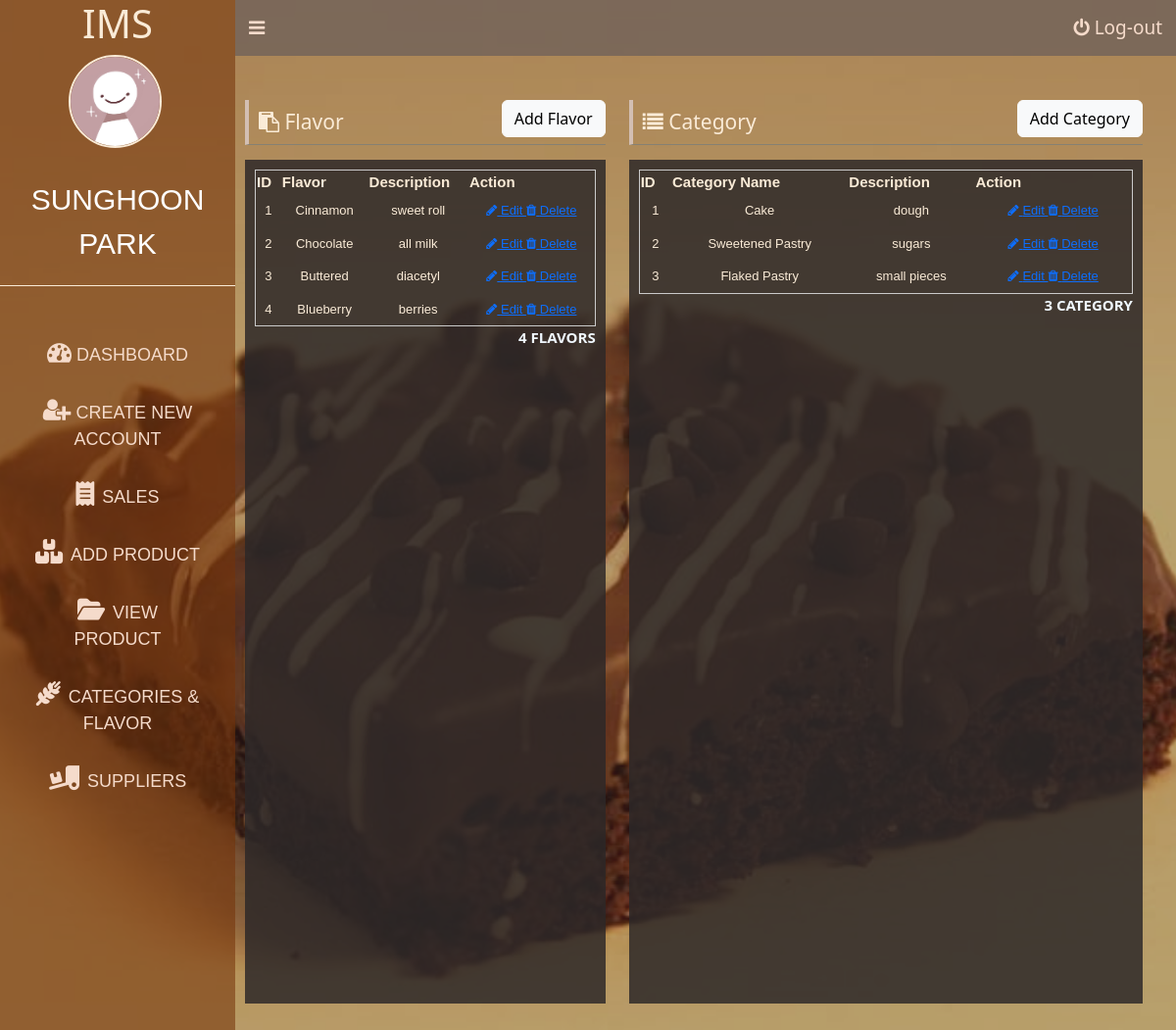
The page /flavor-category-add.php (signed in) on the database as committed earlier.
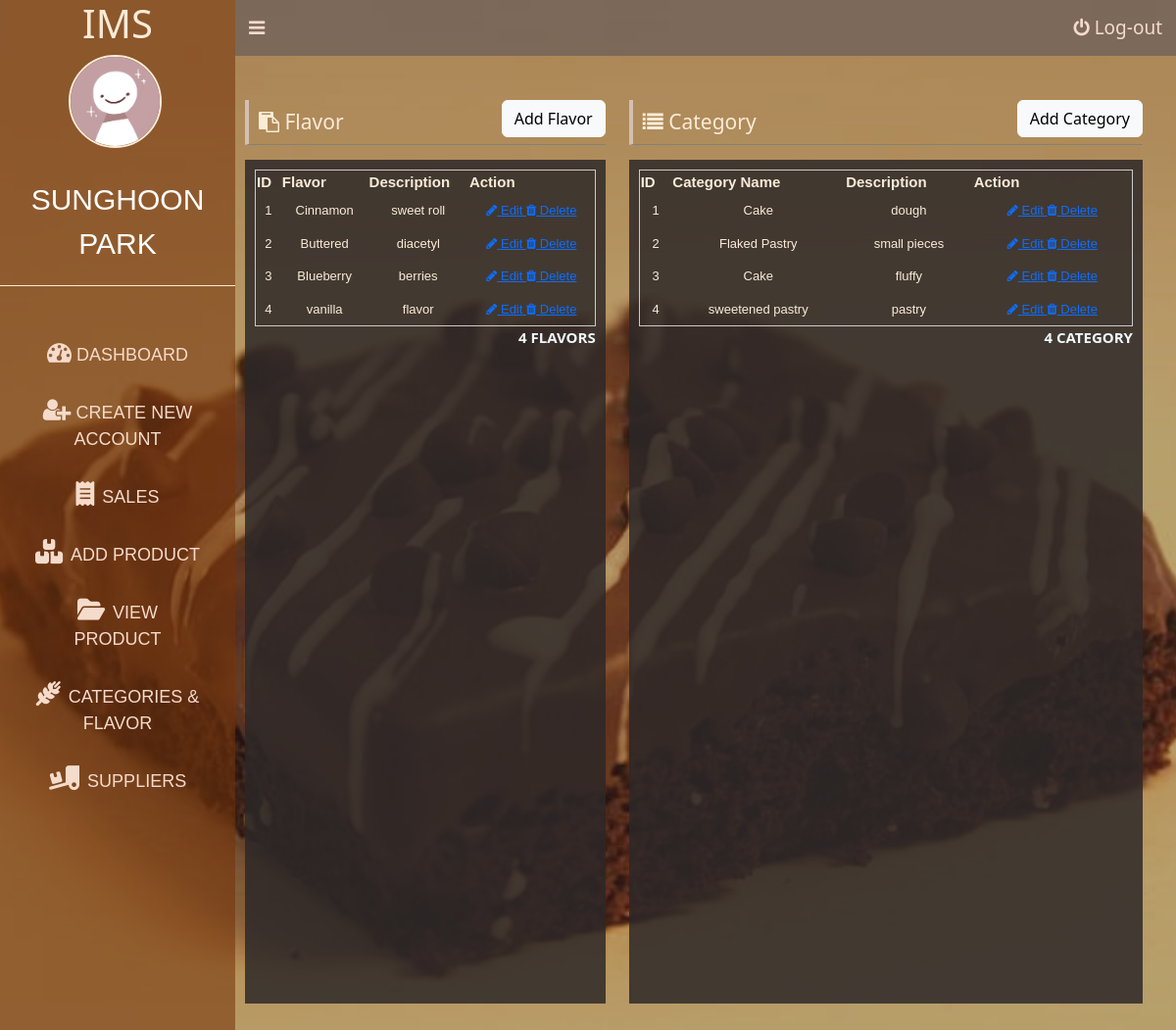
The same page on the database as committed later.
### tables this page shows
CREATE TABLE `flavor` (
  `flavor_ID` int(11) NOT NULL,
  `flavor` varchar(255) NOT NULL,
  `description` varchar(255) DEFAULT NULL
);

CREATE TABLE `category` (
  `Category_ID` int(11) NOT NULL,
  `category` varchar(255) NOT NULL,
  `description` varchar(255) NOT NULL
);

### database/show-flavor.php (called while the page is built)
<?php
include('connection.php');
$stmt = $conn->prepare("SELECT * FROM flavor");
$stmt->execute();
$stmt->setFetchMode(PDO::FETCH_ASSOC);
return $stmt->fetchAll();

### database/show-category.php (called while the page is built)
<?php
include('connection.php');
$stmt = $conn->prepare("SELECT * FROM category");
$stmt->execute();
$stmt->setFetchMode(PDO::FETCH_ASSOC);
return $stmt->fetchAll();

### flavor-category-add.php (the view, shortened to what the changed rows need)
<?php
$flavors = include('database/show-flavor.php');
$category = include('database/show-category.php');
?>
<!DOCTYPE html>
<html lang="en">
<head>
    <link rel="stylesheet" type="text/css" href="css/login.css?v=p<?= time(); ?>">
    <link rel="stylesheet" href="css/to/font-awesome/css/font-awesome.min.css">
    <link rel="stylesheet" type="text/css" href="js/bootstrap-5.3.0-alpha3-dist/css/bootstrap.min.css?v=p<?= time(); ?>">
</head>
<body>
    <div id="dashboardMainContainer">
        <div class="dashboard_content_container" id="dashboard_content_container">
            <div class="dashboard_content">
                <div class="row">
                    <div class="column column-5">
                        <h1 class="section_header"> <i class="fa fa-clipboard"></i> Flavor     </h1>
                        <div class="dashboard_content_main">
                            <div class="user">
                                <table>
                                    <thead>
                                        <tr>
                                            <th>ID</th>
                                            <th>Flavor</th>
                                            <th>Description</th>
                                            <th>Action</th>
                                        </tr>
                                    </thead>
                                    <tbody>
                                        <?php foreach ($flavors as $index => $f) { ?>
                                            <tr>
                                                <td><?= $index + 1 ?></td>
                                                <td><?= $f['flavor'] ?></td>
                                                <td><?= $f['description'] ?></td>
                                                <td>
                                                    <a href="#" class="updateFlavor" data-toggle="modal" data-target="#updateFlavorModal<?= $f['flavor_ID'] ?>">
                                                            <i class="fa fa-pencil"></i> Edit </a>
                                                    <a href="database/delete-flavor.php?flavor_ID=<?= $f['flavor_ID'] ?>" class="deleteFlavor">
                                                    <i class="fa fa-trash"></i> Delete</a>
                                                </td>
                                            </tr>
                                        <?php } ?>
                                    </tbody>
                                </table>
                            </div>
                        </div>
                    </div>
                    <div class="column column-7">
                        <h1 class="section_header">
                            <i class="fa fa-list"></i> Category
                        </h1>
                        <div class="dashboard_content_main">
                            <div class="user">
                                <table>
                                    <thead>
                                        <tr>
                                            <th>ID</th>
                                            <th>Category Name</th>
                                            <th>Description</th>
                                            <th>Action</th>
                                        </tr>
                                    </thead>
                                    <tbody>
                                    <?php foreach ($category as $index => $c) { ?>
                                            <tr>
                                                <td><?= $index + 1 ?></td>
                                                <td><?= $c['category'] ?></td>
                                                <td><?= $c['description'] ?></td>
                                                <td>
                                                <a href="#" class="updateCategory" data-toggle="modal" data-target="#updateCategoryModal<?= $c['Category_ID'] ?>">
                                                        <i class="fa fa-pencil"></i> Edit </a>
                                                <a href="database/delete-category.php?Category_ID=<?= $c['Category_ID'] ?>" class="deleteCategory">
                                                <i class="fa fa-trash"></i> Delete</a>
                                                </td>
                                            </tr>
                                        <?php } ?>
                                    </tbody>
                                </table>
                                <p class="userCount"><?= count($category) ?> Category</p>
                            </div>
                        </div>
                    </div>
                </div>
            </div>
        </div>
    </div>

Rows that differ between the two databases and show on the page:
removed flavor: flavor "Chocolate", description "all milk"
removed category: category "Sweetened Pastry", description "sugars"
added flavor: flavor "vanilla", description "flavor"
added category: category "Cake", description "fluffy"
added category: category "sweetened pastry", description "pastry"
Other text that changed with them:
count($category): "3" → "4"
